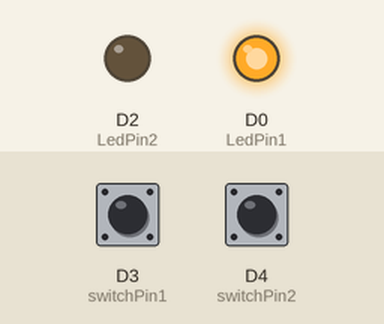
This sketch was run on a simulated ESP8266 (NodeMCU). Parts: output pins drawn as LEDs (lit = HIGH). The test bench sets the inputs (shaded band); at power-on: D3 (switchPin1) HIGH, D4 (switchPin2) HIGH.

Above: at 1.2 s.
1.3 s: D3 (switchPin1) pulled LOW for 0.15 s
At 1.37 s:
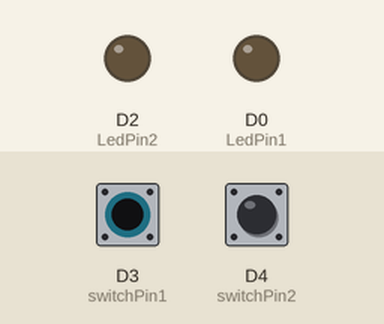
2.9 s: D4 (switchPin2) pulled LOW for 0.15 s
At 2.97 s:
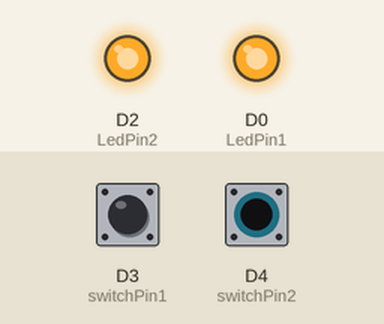
4.5 s: D4 (switchPin2) pulled LOW for 3.2 s
At 8.9 s:
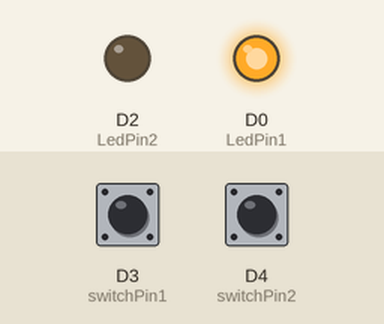
9.2 s: D3 (switchPin1) pulled LOW for 3.2 s
At 10.0 s:
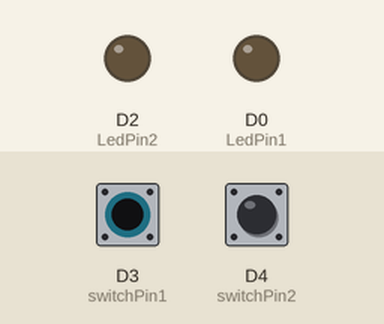
13.9 s: D3 (switchPin1) driven LOW and D4 (switchPin2) driven LOW
At 14.8 s:
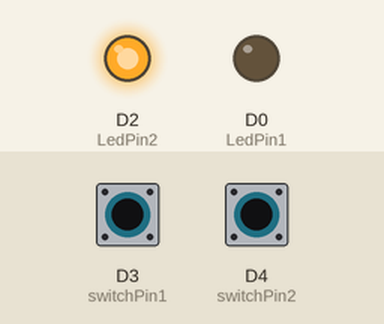
Timing chart, 0 to 16.4 s (numbered marks = the images above; inputs shaded):
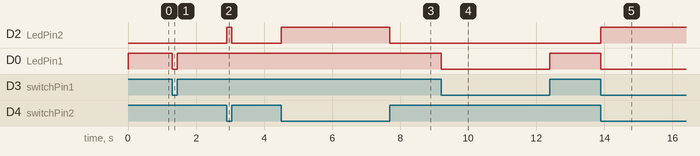

Measured:
- after the input at 1.3 s, D0 (LedPin1): HIGH → LOW at once, → HIGH 0.15 s later
- after the input at 2.9 s, D2 (LedPin2): LOW → HIGH at once, → LOW 0.15 s later
- after the input at 4.5 s, D2 (LedPin2): LOW → HIGH at once, → LOW 3.2 s later
- after the input at 9.2 s, D0 (LedPin1): HIGH → LOW at once, → HIGH 3.2 s later
- after the input at 13.9 s, D2 (LedPin2): LOW → HIGH at once; D0 (LedPin1): HIGH → LOW at once

The sketch:

2LedBlink.ino
```cpp
int switchPin1 = D3;
int switchPin2 = D4;
int LedPin1 = D0; //d0
int LedPin2 = D2;
int switchValue;
int switchValue1;

void setup() {
  pinMode(LedPin1, OUTPUT);
  pinMode(LedPin2, OUTPUT);
  pinMode(switchPin1, INPUT_PULLUP);
  pinMode(switchPin2, INPUT_PULLUP);

}

void loop() {
  switchValue = digitalRead(switchPin1);
  switchValue1 = digitalRead(switchPin2);
  digitalWrite(LedPin1, switchValue);
  digitalWrite(LedPin2, !switchValue1);

}
```
